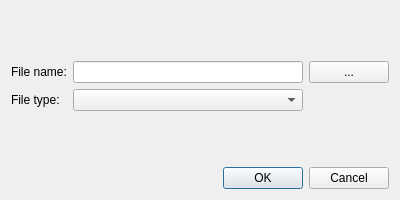
<?xml version="1.0" encoding="UTF-8"?>
<ui version="4.0">
 <class>ImportMoleculeFromFileDialog</class>
 <widget class="QDialog" name="ImportMoleculeFromFileDialog">
  <property name="geometry">
   <rect>
    <x>0</x>
    <y>0</y>
    <width>400</width>
    <height>200</height>
   </rect>
  </property>
  <property name="windowTitle">
   <string>Import structure from file</string>
  </property>
  <property name="windowIcon">
   <iconset resource="../Resources/icons.qrc">
    <normaloff>:/icons/16x16/actionStructureImportFile.png</normaloff>:/icons/16x16/actionStructureImportFile.png</iconset>
  </property>
  <layout class="QGridLayout" name="gridLayout">
   <item row="1" column="0">
    <widget class="QLabel" name="labelFileName">
     <property name="text">
      <string>File name:</string>
     </property>
    </widget>
   </item>
   <item row="1" column="1">
    <widget class="QLineEdit" name="lineEditFileName"/>
   </item>
   <item row="4" column="0" colspan="3">
    <widget class="QDialogButtonBox" name="buttonBoxOkCancel">
     <property name="orientation">
      <enum>Qt::Horizontal</enum>
     </property>
     <property name="standardButtons">
      <set>QDialogButtonBox::Cancel|QDialogButtonBox::Ok</set>
     </property>
    </widget>
   </item>
   <item row="1" column="2">
    <widget class="QPushButton" name="pushButtonChoose">
     <property name="text">
      <string>...</string>
     </property>
    </widget>
   </item>
   <item row="2" column="0">
    <widget class="QLabel" name="labelFileType">
     <property name="text">
      <string>File type:</string>
     </property>
    </widget>
   </item>
   <item row="2" column="1">
    <widget class="QComboBox" name="comboBoxFileType"/>
   </item>
   <item row="0" column="0" colspan="3">
    <spacer name="verticalSpacerUp">
     <property name="orientation">
      <enum>Qt::Vertical</enum>
     </property>
     <property name="sizeHint" stdset="0">
      <size>
       <width>20</width>
       <height>40</height>
      </size>
     </property>
    </spacer>
   </item>
   <item row="3" column="0" colspan="3">
    <spacer name="verticalSpacerMiddle">
     <property name="orientation">
      <enum>Qt::Vertical</enum>
     </property>
     <property name="sizeHint" stdset="0">
      <size>
       <width>20</width>
       <height>40</height>
      </size>
     </property>
    </spacer>
   </item>
  </layout>
 </widget>
 <resources>
  <include location="../Resources/icons.qrc"/>
 </resources>
 <connections>
  <connection>
   <sender>buttonBoxOkCancel</sender>
   <signal>accepted()</signal>
   <receiver>ImportMoleculeFromFileDialog</receiver>
   <slot>accept()</slot>
   <hints>
    <hint type="sourcelabel">
     <x>248</x>
     <y>254</y>
    </hint>
    <hint type="destinationlabel">
     <x>157</x>
     <y>274</y>
    </hint>
   </hints>
  </connection>
  <connection>
   <sender>buttonBoxOkCancel</sender>
   <signal>rejected()</signal>
   <receiver>ImportMoleculeFromFileDialog</receiver>
   <slot>reject()</slot>
   <hints>
    <hint type="sourcelabel">
     <x>316</x>
     <y>260</y>
    </hint>
    <hint type="destinationlabel">
     <x>286</x>
     <y>274</y>
    </hint>
   </hints>
  </connection>
 </connections>
</ui>
